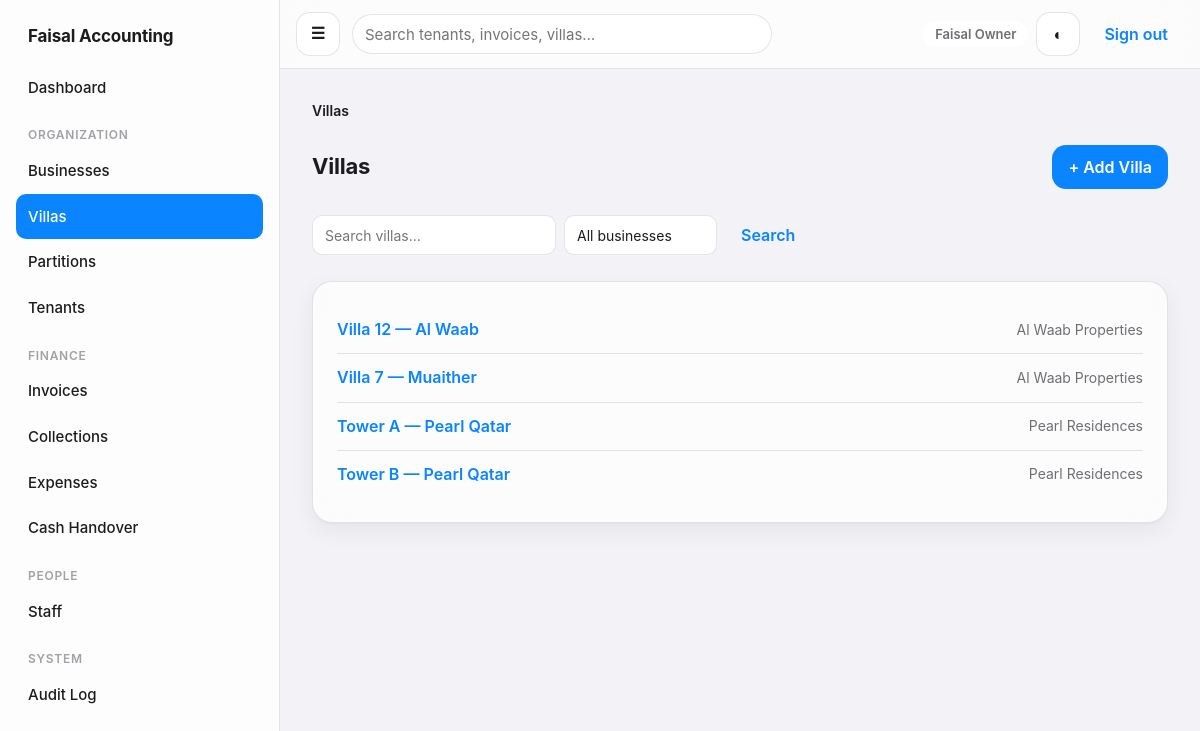
Page /villas/ (signed in) on the committed database.
### apps/accounts/models.py (models this page shows, shortened)
class User(AbstractUser):
    is_owner = models.BooleanField(default=False, help_text='Sees and can operate on every business/villa/financial record.')
    phone = models.CharField(max_length=32, blank=True)
    class Meta:
        ordering = ['username']

### apps/villas/models.py (models this page shows, shortened)
class Villa(models.Model):
    business = models.ForeignKey('businesses.Business', on_delete=models.PROTECT, related_name='villas')
    name = models.CharField(max_length=200)
    address = models.TextField(blank=True)
    landlord_name = models.CharField(max_length=200, blank=True)
    landlord_contact = models.CharField(max_length=200, blank=True)
    contract_start = models.DateField(null=True, blank=True)
    contract_end = models.DateField(null=True, blank=True)
    is_archived = models.BooleanField(default=False)
    created_at = models.DateTimeField(auto_now_add=True)
    created_by = models.ForeignKey(settings.AUTH_USER_MODEL, on_delete=models.PROTECT, related_name='+')
    class Meta:
        ordering = ['business__name', 'name']
        constraints = [models.UniqueConstraint(fields=['business', 'name'], name='unique_villa_name_per_business')]

### apps/businesses/models.py (models this page shows, shortened)
class Business(models.Model):
    name = models.CharField(max_length=200, unique=True)
    description = models.TextField(blank=True)
    is_archived = models.BooleanField(default=False)
    created_at = models.DateTimeField(auto_now_add=True)
    created_by = models.ForeignKey(settings.AUTH_USER_MODEL, on_delete=models.PROTECT, related_name='+')
    class Meta:
        ordering = ['name']
        verbose_name_plural = 'businesses'

### apps/villas/views.py (the view)
# urls.py: urlpatterns = [path('villas/', views.villa_list, name='villa_list'), path('villas/new/', views.villa_create, name='villa_create'), path('villas/<int:pk>/', views.villa_detail, name='villa_detail'), pa
@login_required
def villa_list(request):
    qs = selectors.villas_visible_to(request.user).filter(is_archived=False).select_related('business')
    q = request.GET.get('q', '').strip()
    if q:
        qs = qs.filter(name__icontains=q)
    business_id = request.GET.get('business')
    if business_id:
        qs = qs.filter(business_id=business_id)
    page_obj = paginate_queryset(request, qs)
    return render(request, 'villas/villa_list.html', {'page_obj': page_obj, 'q': q, 'businesses': selectors.businesses_visible_to(request.user).filter(is_archived=False), 'selected_business': business_id, 'can_create_villa': selectors.businesses_managed_by(request.user).exists(), 'breadcrumbs': [('Villas', None)]})

### apps/accounts/context_processors.py (called while the page is built)
def nav(request):
    user = getattr(request, 'user', None)
    if user is None or not user.is_authenticated:
        return {}
    has_any_scope = user.is_owner or selectors.villas_visible_to(user).exists()
    return {'nav_has_scope': has_any_scope, 'nav_can_view_financials': selectors.can_view_financial_kpis(user), 'nav_can_manage_users': user.is_owner, 'nav_can_manage_operations': selectors.can_manage_villas_and_tenants(user), 'nav_pending_handover_count': _pending_handover_count(user) if has_any_scope else 0}

def _pending_handover_count(user):
    from apps.cash.models import CashHandover
    qs = selectors.cash_handovers_visible_to(user).filter(status=CashHandover.Status.SUBMITTED)
    if not user.is_owner and (not Assignment.objects.filter(user=user, role__in=[Assignment.Role.BUSINESS_MANAGER, Assignment.Role.ACCOUNTANT]).exists()):
        return 0
    return qs.count()

### apps/accounts/selectors.py (called while the page is built, shortened)
def businesses_visible_to(user) -> QuerySet[Business]:
    if user.is_owner:
        return Business.objects.all()
    return Business.objects.filter(Q(manager_assignments__user=user) | Q(villas__staff_assignments__user=user)).distinct()

def villas_visible_to(user) -> QuerySet[Villa]:
    if user.is_owner:
        return Villa.objects.all()
    return Villa.objects.filter(Q(business__manager_assignments__user=user) | Q(staff_assignments__user=user)).distinct()

def businesses_managed_by(user) -> QuerySet[Business]:
    if user.is_owner:
        return Business.objects.all()
    return Business.objects.filter(manager_assignments__user=user).distinct()

def cash_handovers_visible_to(user) -> QuerySet[CashHandover]:
    if user.is_owner:
        return CashHandover.objects.all()

def can_view_financial_kpis(user) -> bool:
    if user.is_owner:
        return True
    return Assignment.objects.filter(user=user, role__in=[Assignment.Role.BUSINESS_MANAGER, Assignment.Role.ACCOUNTANT]).exists()

def can_manage_villas_and_tenants(user) -> bool:
    if user.is_owner:
        return True
    return Assignment.objects.filter(user=user, role__in=[Assignment.Role.BUSINESS_MANAGER, Assignment.Role.VILLA_STAFF]).exists()

### apps/audit/context.py (called while the page is built)
def clear_context() -> None:
    _current_request_context.set(None)

### apps/shared/pagination.py (called while the page is built)
def paginate_queryset(request, queryset, per_page=25):
    paginator = Paginator(queryset, per_page)
    return paginator.get_page(request.GET.get('page'))

### templates/villas/villa_list.html (shortened to what this page needs)
{% extends "base.html" %}
{% block content %}
  <div class="page-header">
    <h1>Villas</h1>
    {% if can_create_villa %}<a class="btn btn--primary" href="{% url 'villas:villa_create' %}">+ Add Villa</a>{% endif %}
  </div>
  <form class="filter-bar" method="get">
    <input type="search" name="q" placeholder="Search villas…" value="{{ q }}">
    <select name="business" onchange="this.form.submit()">
      <option value="">All businesses</option>
    </select>
    <button class="btn btn--ghost" type="submit">Search</button>
  </form>
  <div class="card">
    {% if page_obj %}
      {% for villa in page_obj %}
        <div class="list-row">
          <a class="list-row__title" href="{% url 'villas:villa_detail' villa.pk %}">{{ villa.name }}</a>
          <span class="list-row__meta">{{ villa.business.name }}</span>
        </div>
      {% endfor %}
    {% else %}
      <div class="empty-state">
        <div class="empty-state__title">No villas yet.</div>
        <p>Add a villa under one of your businesses to get started.</p>
        {% if can_create_villa %}<a class="btn btn--primary" href="{% url 'villas:villa_create' %}">+ Add Villa</a>{% endif %}
      </div>
    {% endif %}
  </div>
{% endblock %}

### templates/base.html (shortened to what this page needs)
{% load static %}
<!doctype html>
<html lang="en">
<head>
  <link rel="stylesheet" href="{% static 'css/design-system.css' %}">
</head>
<body>
  <div class="app-shell">
    <aside class="sidebar" aria-label="Main navigation">
      <div class="sidebar__brand">Faisal Accounting</div>
      {% if user.is_authenticated %}
        <a class="sidebar__link{% if request.resolver_match.app_name == 'dashboard' %} sidebar__link--active{% endif %}" href="{% url 'dashboard:home' %}">Dashboard</a>
        {% if nav_has_scope %}
          <div class="sidebar__section">Organization</div>
          <a class="sidebar__link{% if request.resolver_match.app_name == 'businesses' %} sidebar__link--active{% endif %}" href="{% url 'businesses:list' %}">Businesses</a>
          <a class="sidebar__link{% if request.resolver_match.url_name == 'villa_list' %} sidebar__link--active{% endif %}" href="{% url 'villas:villa_list' %}">Villas</a>
          <a class="sidebar__link{% if request.resolver_match.url_name == 'partition_list' %} sidebar__link--active{% endif %}" href="{% url 'villas:partition_list' %}">Partitions</a>
          <a class="sidebar__link{% if request.resolver_match.app_name == 'tenancy' %} sidebar__link--active{% endif %}" href="{% url 'tenancy:list' %}">Tenants</a>
          <div class="sidebar__section">Finance</div>
          <a class="sidebar__link{% if request.resolver_match.url_name == 'invoice_list' or request.resolver_match.url_name == 'invoice_detail' %} sidebar__link--active{% endif %}" href="{% url 'billing:invoice_list' %}">Invoices</a>
          <a class="sidebar__link{% if request.resolver_match.url_name == 'payment_list' %} sidebar__link--active{% endif %}" href="{% url 'billing:payment_list' %}">Collections</a>
          <a class="sidebar__link{% if request.resolver_match.app_name == 'expenses' %} sidebar__link--active{% endif %}" href="{% url 'expenses:list' %}">Expenses</a>
          <a class="sidebar__link{% if request.resolver_match.app_name == 'cash' %} sidebar__link--active{% endif %}" href="{% url 'cash:handover_list' %}">
            <span>Cash Handover</span>
          </a>
        {% endif %}
        {% if nav_can_manage_users %}
          <div class="sidebar__section">People</div>
          <a class="sidebar__link{% if request.resolver_match.url_name == 'staff_list' %} sidebar__link--active{% endif %}" href="{% url 'accounts:staff_list' %}">Staff</a>
        {% endif %}
        {% if user.is_owner %}
          <div class="sidebar__section">System</div>
          <a class="sidebar__link{% if request.resolver_match.app_name == 'audit' %} sidebar__link--active{% endif %}" href="{% url 'audit:list' %}">Audit Log</a>
        {% endif %}
      {% endif %}
    </aside>
    <div class="content-area">
      <header class="topbar">
        <label for="nav-toggle" class="btn btn--icon sidebar-toggle-label" aria-label="Open menu">&#9776;</label>
        {% if user.is_authenticated and nav_has_scope %}
          <form class="topbar__search" method="get" action="{% url 'dashboard:search' %}" role="search">
            <input type="search" name="q" placeholder="Search tenants, invoices, villas…" value="{{ request.GET.q|default:'' }}" aria-label="Global search">
          </form>
        {% endif %}
        <div class="topbar__actions">
          {% if user.is_authenticated %}
            <span class="pill pill--neutral">{{ user.get_full_name|default:user.username }}</span>
          {% endif %}
          <button class="btn btn--icon" type="button" data-theme-toggle aria-label="Toggle dark mode">&#9680;</button>
          {% if user.is_authenticated %}
            <form method="post" action="{% url 'accounts:logout' %}">
              <button class="btn btn--ghost" type="submit">Sign out</button>
            </form>
          {% endif %}
        </div>
      </header>
      <main class="main">
        {% if breadcrumbs %}{% include "components/breadcrumbs.html" %}{% endif %}
        {% block content %}{% endblock %}
      </main>
    </div>
  </div>
</body>
</html>

### rows in the picture
User: get_full_name "Faisal Owner"
Villa: name "Villa 12 — Al Waab", business.name "Al Waab Properties"
Villa: name "Villa 7 — Muaither", business.name "Al Waab Properties"
Villa: name "Tower A — Pearl Qatar", business.name "Pearl Residences"
Villa: name "Tower B — Pearl Qatar", business.name "Pearl Residences"

### other values in the picture
{{ label }} "Villas"
